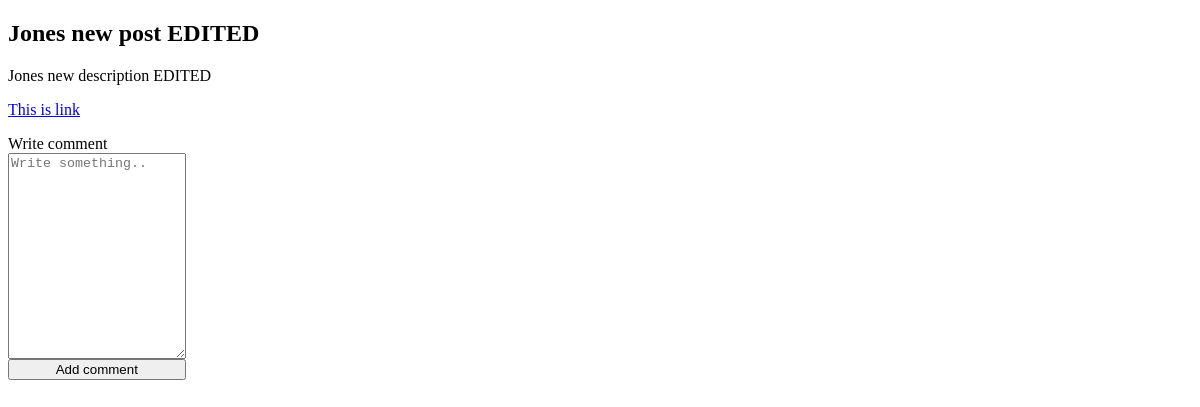
Page /post.php?id=1 on the earlier database version.
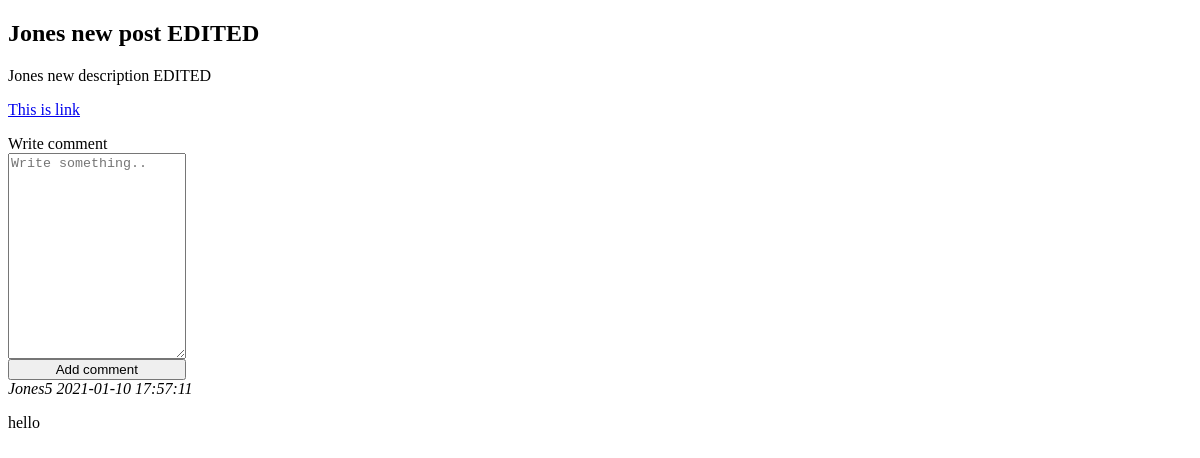
Same page on the later database version.
### tables this page shows
CREATE TABLE posts (id INTEGER UNIQUE PRIMARY KEY AUTOINCREMENT, user VARCHAR NOT NULL, title VARCHAR, description VARCHAR NOT NULL, link VARCHAR, votes INTEGER, time_stamp VARCHAR );

CREATE TABLE comments (posts_id INTEGER NOT NULL, id INTEGER UNIQUE PRIMARY KEY AUTOINCREMENT, user VARCHAR NOT NULL,  description VARCHAR, time_stamp VARCHAR );

### post.php (the view, shortened to what this page needs)
<?php
require __DIR__ . '/autoload.php';
$id = $_GET['id'];
$sql = "SELECT * FROM posts WHERE id = :id";
$statement = $dbHandler->prepare($sql);
$statement->bindParam(":id", $id, PDO::PARAM_INT);
$statement->execute();
$postRow = $statement->fetchAll(PDO::FETCH_ASSOC);
$sql = "SELECT * FROM comments WHERE posts_id=:posts_id";
$statement = $dbHandler->query($sql);
$statement->bindParam(":posts_id", $id, PDO::PARAM_INT);
$statement->execute();
$comments = $statement->fetchAll(PDO::FETCH_ASSOC);
?>
<!DOCTYPE html>
<html lang="en">
<head>
    <link rel="stylesheet" href="post.css" />
</head>
<body>
    <?php foreach ($postRow as $post) : ?>
        <h2><?= $post['title'] ?></h2>
        <p><?= $post['description'] ?></p>
        <a href="<?= $post['link'] ?>">This is link</a>
    <?php
    endforeach; ?>
    <form action="handlecomment.php" method="post">
        <label for="description">Write comment</label>
        <textarea id="description" name="description" placeholder="Write something.." style="height:200px" required></textarea>
        <button type="submit">Add comment</button>
    </form>
    <?php foreach ($comments as $comment) :
    ?><div>
            <em><?= $comment['user']; ?> <?= $comment['time_stamp']; ?></em>
            <?php if ($_SESSION['user'] === $comment['user']) {
            ?><p class="editcomment"><a href="comment.php?id=<?= $comment['id']; ?>">Edit</a></p>
            <?php
            } ?><p><?= $comment['description'];
                endforeach; ?>
            </p>
        </div>
</body>
</html>

Differences in the rows shown:
added comments: user "Jones5", time_stamp "2021-01-10 17:57:11", description "hello"
